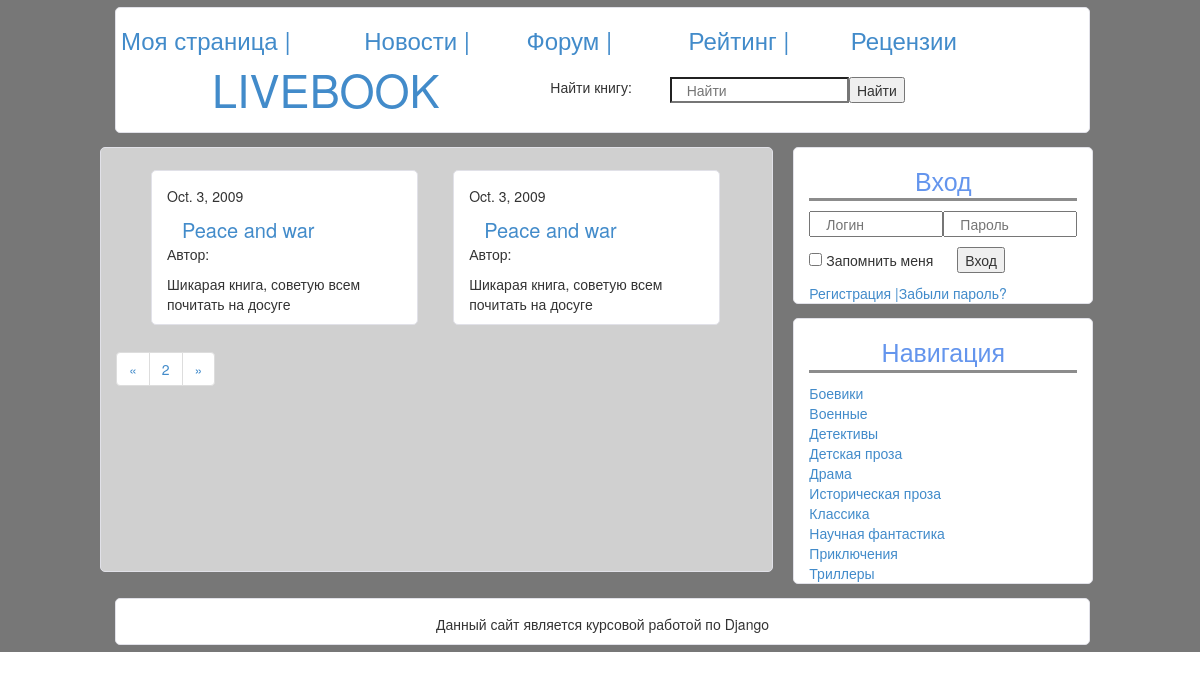
Page /reviews2 on the earlier database version.
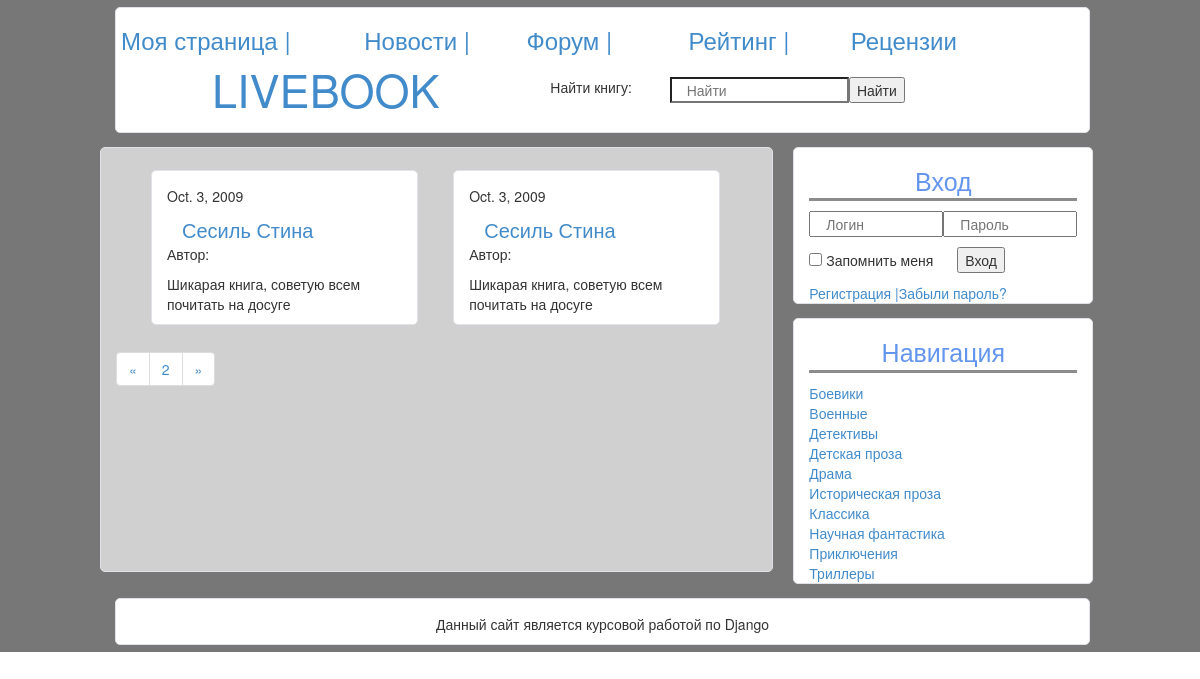
Same page on the later database version.
### Livebook/models.py (models this page shows)
class Review(models.Model):
    book = models.ForeignKey(Book)
    user = models.ForeignKey(User)
    text = models.TextField()
    date = models.DateField()
    positive = models.BooleanField()

class Book(models.Model):
    name = models.TextField()
    author = models.ForeignKey(Author)
    date = models.IntegerField()
    publishing = models.CharField(max_length=255)
    genres = models.ManyToManyField(Genre)
    cover = models.ImageField(upload_to="books/covers")
    annotation = models.TextField()

### Livebook/views.py (the view)
# urls.py: url(r'^reviews(?P<page>\d+)$', ReviewsView.as_view(), name='reviews'),
class ReviewsView(ListView):
    model = Review
    template_name = "Livebook/reviews.html"
    context_object_name = "reviews"
    paginate_by = 2
    def get_queryset(self):
        qs = Review.objects.order_by("-date")
        return qs

### Livebook/templates/Livebook/reviews.html
{% extends 'Livebook/base.html' %}
{% block content %}
     {% for review in reviews %}
        <div class="col-md-5 jumbotron-white book" >
            <p>{{ review.date }}</p>
            <div class="row">
                <a class="book-title" href="{% url 'book' 1 %}">{{ review.book.name }}</a>
            </div>
            <p>Автор: {{ review.user.name }}</p>
            <p>{{ review.text }}</p>
        </div>
    {% endfor %}
    {% if is_paginated %}
         <nav>
            <ul class="pagination">
                {% if page_obj.has_previous %}
                   <li> <a href="/reviews?page={{ page_obj.previous_page_number }}">&laquo;</a></li>
                {% endif %}
                <li><a href="#">{{ page_obj.number }}</a></li>
                {% if page_obj.has_next %}
                  <li>  <a href="/reviews?page={{ page_obj.next_page_number }}">&raquo;</a></li>
                {% endif %}
            </ul>
       </nav>
    {% endif %}
{% endblock %}

Differences in the rows shown:
changed through a linked row, Review (number 1 of 2 on the later page): book.name "Peace and war" → "Сесиль Стина"
changed through a linked row, Review (number 2 of 2 on the later page): book.name "Peace and war" → "Сесиль Стина"
